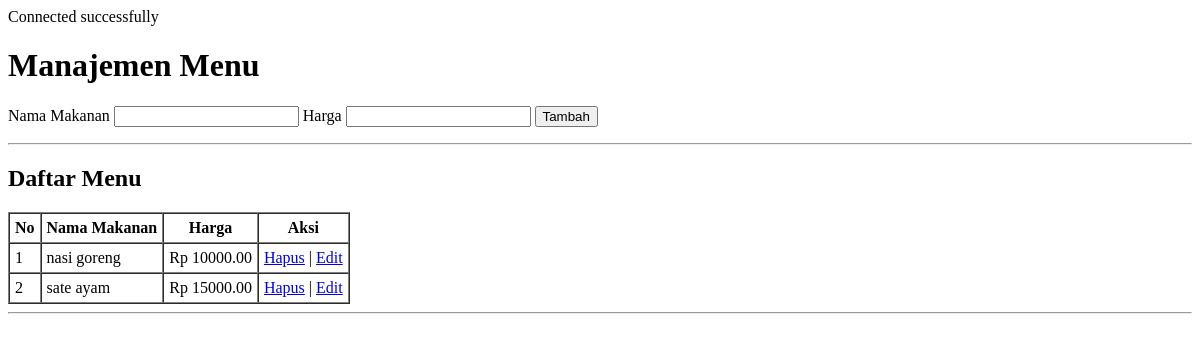
Page /coba.php on the earlier database version.
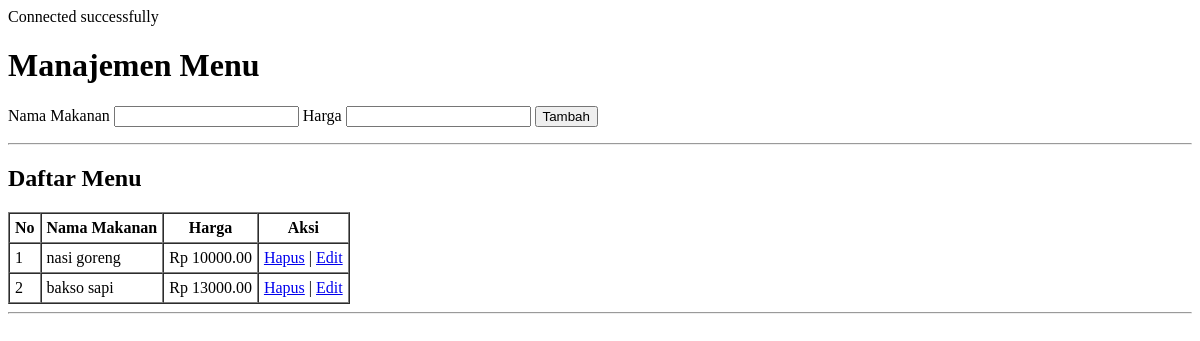
Same page on the later database version.
### tables this page shows
CREATE TABLE `menu` (
  `id_menu` int NOT NULL,
  `nama_makanan` varchar(100) DEFAULT NULL,
  `harga` decimal(10,2) DEFAULT NULL
);

### coba.php (the view, shortened to what this page needs)
<?php
include "database.php";
$sql_select = "SELECT * FROM menu";
$result = $conn->query($sql_select);
?>
<!DOCTYPE html>
<html lang="en">
<head>
</head>
<body>
    <h1>Manajemen Menu</h1>
    <form action="coba.php" method="POST">
        <label for="nama_makanan">Nama Makanan</label>
        <input id="nama_makanan" type="text" name="nama_makanan" required>
        <label for="harga">Harga</label>
        <input id="harga" type="number" name="harga" required>
        <button type="submit" name="tambah">Tambah</button>
    </form>
    <hr>
    <h2>Daftar Menu</h2>
    <table border="1" cellspacing="0" cellpadding="5">
        <tr>
            <th>No</th>
            <th>Nama Makanan</th>
            <th>Harga</th>
            <th>Aksi</th>
        </tr>
        <?php
        if ($result->num_rows > 0) {
            $no = 1;
            while ($row = $result->fetch_assoc()) {
                echo "<tr>";
                echo "<td>" . $no++ . "</td>";
                echo "<td>" . $row['nama_makanan'] . "</td>";
                echo "<td>Rp " . $row['harga'] . "</td>";
                echo "<td>";
                echo "<a href='admin.php?hapus=" . $row['id'] . "' onclick='return confirm(\"Yakin ingin menghapus?\")'>Hapus</a> | ";
                echo "<a href='admin.php?edit=" . $row['id'] . "'>Edit</a>";
                echo "</td>";
                echo "</tr>";
            }
        } else {
            echo "<tr><td colspan='4'>Tidak ada data</td></tr>";
        }
        ?>
    </table>
    <hr>
</body>
</html>

Differences in the rows shown:
removed menu: nama_makanan "sate ayam", harga "15000.00"
added menu: nama_makanan "bakso sapi", harga "13000.00"
